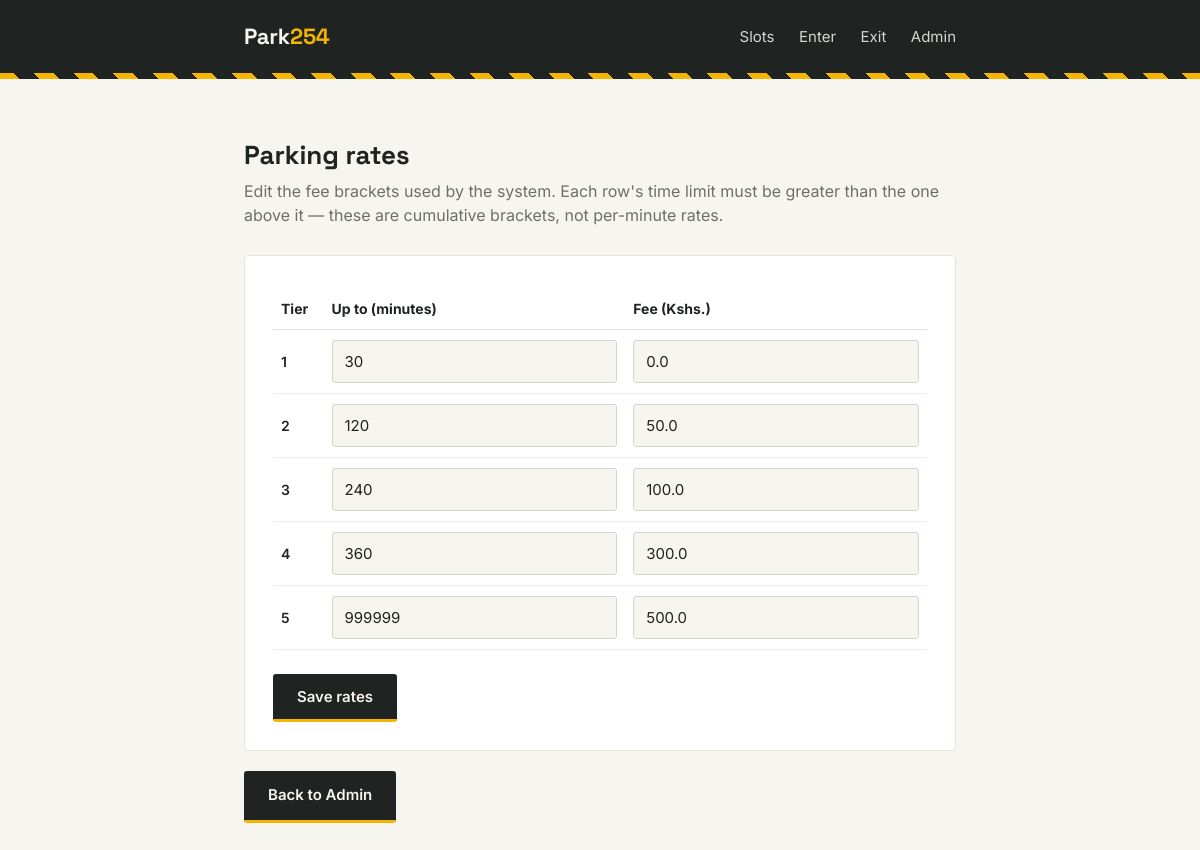
Screenshot of /admin/rates (signed in) with the database file from the repository.
### tables this page shows
CREATE TABLE FeeTier (
            tier_id         INTEGER PRIMARY KEY,
            max_minutes     INTEGER NOT NULL,
            fee             REAL NOT NULL
        );

### app.py (the view, shortened to what this page needs)
@app.route("/admin/rates", methods=["GET", "POST"])
@login_required
def admin_rates():
    result = None
    tiers = reporting.get_fee_tiers()
    return render_template("admin_rates.html", tiers=tiers, result=result)

### app.py (called while the page is built)
def login_required(view_func):
    @wraps(view_func)
    def wrapped(*args, **kwargs):
        if not session.get("is_admin"):
            return redirect(url_for("admin_login"))
        return view_func(*args, **kwargs)
    return wrapped

### database.py (called while the page is built)
def get_connection():
    conn = sqlite3.connect(DB_NAME)
    conn.row_factory = sqlite3.Row   # lets us access columns by name, e.g. row["plate"]
    conn.execute("PRAGMA foreign_keys = ON")  # SQLite disables FK enforcement by default
    return conn

### modules/reporting.py (called while the page is built)
def get_fee_tiers():
    conn = get_connection()
    cur = conn.cursor()
    cur.execute("SELECT tier_id, max_minutes, fee FROM FeeTier ORDER BY max_minutes ASC")
    rows = cur.fetchall()
    conn.close()
    return [dict(row) for row in rows]

### templates/admin_rates.html (shortened to what this page needs)
{% extends "base.html" %}
{% block content %}
<h1 style="font-size: 26px; margin-bottom: 4px;">Parking rates</h1>
<p style="color: var(--muted); margin-top: 0; margin-bottom: 28px;">
    Edit the fee brackets used by the system. Each row's time limit must be
    greater than the one above it — these are cumulative brackets, not per-minute rates.
</p>
<div class="panel">
    <form method="POST" action="/admin/rates">
        <table style="width: 100%; border-collapse: collapse; font-size: 14px; margin-top: 4px;">
            <thead>
                <tr style="text-align: left; border-bottom: 1px solid #E7E3D8;">
                    <th style="padding: 10px 8px;">Tier</th>
                    <th style="padding: 10px 8px;">Up to (minutes)</th>
                    <th style="padding: 10px 8px;">Fee (Kshs.)</th>
                </tr>
            </thead>
            <tbody>
                {% for tier in tiers %}
                <tr style="border-bottom: 1px solid #F0EDE3;">
                    <td style="padding: 10px 8px; font-weight: 600;">{{ loop.index }}</td>
                    <td style="padding: 10px 8px;">
                        <input type="number" name="max_minutes_{{ tier.tier_id }}" value="{{ tier.max_minutes }}" min="1" step="1" style="margin: 0;" required>
                    </td>
                    <td style="padding: 10px 8px;">
                        <input type="number" name="fee_{{ tier.tier_id }}" value="{{ tier.fee }}" min="0" step="1" style="margin: 0;" required>
                    </td>
                </tr>
                {% endfor %}
            </tbody>
        </table>
        <button type="submit">Save rates</button>
    </form>
</div>
<a href="/admin" style="
    display: inline-block; margin-top: 20px; background: var(--ink); color: var(--paper);
    text-decoration: none; padding: 13px 24px; font-size: 15px; font-weight: 600;
    font-family: 'Inter', sans-serif; border-radius: 3px; border-bottom: 3px solid var(--yellow);
">Back to Admin</a>
{% endblock %}

### templates/base.html (style rules this page uses)
:root { --ink: #1F2321; --paper: #F7F5F0; --yellow: #F4B400; --green: #2F7A4E; --red: #C1432E; --muted: #6B7069; --panel: #FFFFFF; }
* { box-sizing: border-box; }
body { margin: 0; background: var(--paper); color: var(--ink); font-family: 'Inter', sans-serif; line-height: 1.5; }
h1, h2, h3, .brand, .slot-number { font-family: 'Space Grotesk', sans-serif; }
.panel { background: var(--panel); border: 1px solid #E7E3D8; border-radius: 4px; padding: 28px; }
input[type="text"], input[type="tel"], input[type="email"], input[type="number"], select { width: 100%; padding: 11px 12px; font-size: 15px; font-family: inherit; border: 1px solid #D8D3C4; border-radius: 3px; background: var(--paper); color: var(--ink); }
button { margin-top: 24px; background: var(--ink); color: var(--paper); border: none; padding: 13px 24px; font-size: 15px; font-weight: 600; font-family: inherit; border-radius: 3px; cursor: pointer; border-bottom: 3px solid var(--yellow); }

### rows the page displays
FeeTier: max_minutes "30", fee "0.0"
FeeTier: max_minutes "120", fee "50.0"
FeeTier: max_minutes "240", fee "100.0"
FeeTier: max_minutes "360", fee "300.0"
FeeTier: max_minutes "999999", fee "500.0"
